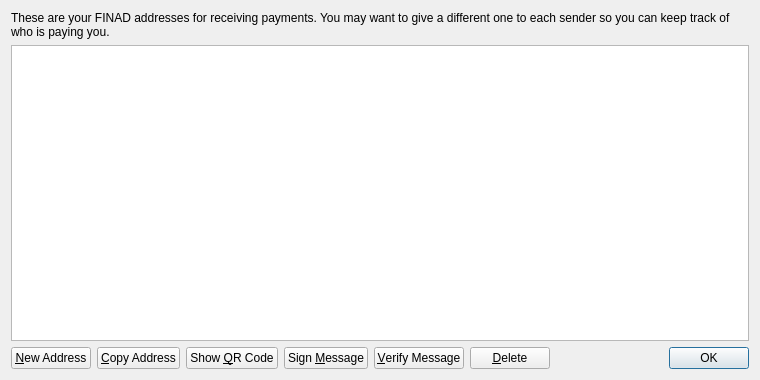
<?xml version="1.0" encoding="UTF-8"?>
<ui version="4.0">
 <class>AddressBookPage</class>
 <widget class="QWidget" name="AddressBookPage">
  <property name="geometry">
   <rect>
    <x>0</x>
    <y>0</y>
    <width>760</width>
    <height>380</height>
   </rect>
  </property>
  <property name="windowTitle">
   <string>Address Book</string>
  </property>
  <layout class="QVBoxLayout" name="verticalLayout">
   <item>
    <widget class="QLabel" name="labelExplanation">
     <property name="text">
      <string>These are your FINAD addresses for receiving payments. You may want to give a different one to each sender so you can keep track of who is paying you.</string>
     </property>
     <property name="textFormat">
      <enum>Qt::PlainText</enum>
     </property>
     <property name="wordWrap">
      <bool>true</bool>
     </property>
    </widget>
   </item>
   <item>
    <widget class="QTableView" name="tableView">
     <property name="contextMenuPolicy">
      <enum>Qt::CustomContextMenu</enum>
     </property>
     <property name="toolTip">
      <string>Double-click to edit address or label</string>
     </property>
     <property name="tabKeyNavigation">
      <bool>false</bool>
     </property>
     <property name="selectionMode">
      <enum>QAbstractItemView::SingleSelection</enum>
     </property>
     <property name="selectionBehavior">
      <enum>QAbstractItemView::SelectRows</enum>
     </property>
     <property name="sortingEnabled">
      <bool>true</bool>
     </property>
     <attribute name="verticalHeaderVisible">
      <bool>false</bool>
     </attribute>
    </widget>
   </item>
   <item>
    <layout class="QHBoxLayout" name="horizontalLayout">
     <item>
      <widget class="QPushButton" name="newAddressButton">
       <property name="toolTip">
        <string>Create a new address</string>
       </property>
       <property name="text">
        <string>&amp;New Address</string>
       </property>
      </widget>
     </item>
     <item>
      <widget class="QPushButton" name="copyToClipboard">
       <property name="toolTip">
        <string>Copy the currently selected address to the system clipboard</string>
       </property>
       <property name="text">
        <string>&amp;Copy Address</string>
       </property>
      </widget>
     </item>
     <item>
      <widget class="QPushButton" name="showQRCode">
       <property name="text">
        <string>Show &amp;QR Code</string>
       </property>
      </widget>
     </item>
     <item>
      <widget class="QPushButton" name="signMessage">
       <property name="toolTip">
        <string>Sign a message to prove you own a FINAD address</string>
       </property>
       <property name="text">
        <string>Sign &amp;Message</string>
       </property>
      </widget>
     </item>
     <item>
      <widget class="QPushButton" name="verifyMessage">
       <property name="toolTip">
        <string>Verify a message to ensure it was signed with a specified FINAD address</string>
       </property>
       <property name="text">
        <string>&amp;Verify Message</string>
       </property>
      </widget>
     </item>
     <item>
      <widget class="QPushButton" name="deleteButton">
       <property name="toolTip">
        <string>Delete the currently selected address from the list</string>
       </property>
       <property name="text">
        <string>&amp;Delete</string>
       </property>
      </widget>
     </item>
     <item>
      <spacer name="horizontalSpacer">
       <property name="orientation">
        <enum>Qt::Horizontal</enum>
       </property>
       <property name="sizeHint" stdset="0">
        <size>
         <width>40</width>
         <height>20</height>
        </size>
       </property>
      </spacer>
     </item>
     <item>
      <widget class="QDialogButtonBox" name="buttonBox">
       <property name="sizePolicy">
        <sizepolicy hsizetype="Maximum" vsizetype="Fixed">
         <horstretch>0</horstretch>
         <verstretch>0</verstretch>
        </sizepolicy>
       </property>
       <property name="standardButtons">
        <set>QDialogButtonBox::Ok</set>
       </property>
      </widget>
     </item>
    </layout>
   </item>
  </layout>
 </widget>
 <resources>
  <include location="../bitcoin.qrc"/>
 </resources>
 <connections/>
</ui>
